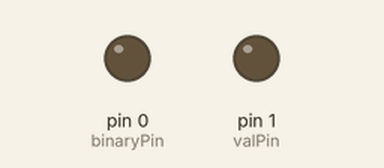
Recording of a sketch running on a simulated Arduino Uno, built with avr-gcc and run on an emulated ATmega328P. Parts: output pins drawn as LEDs (lit = HIGH).

Above: at 0.3 s.
Timing chart, 0 to 1.8 s (numbered marks = the images above):
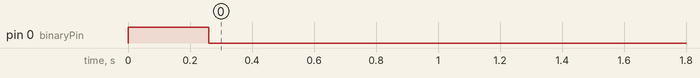

The sketch:

CapsenseSimpleTiny.ino
```cpp
// Simple Capacitive Sense Example

//Uses one input wire hooked up through a 330kOhm resistor to the Vin line
//Usually cap sensing requires two lines
//Adapted from: UdK DRL EIT

//Output Pin
int valPin = 1;      // select the pin for the LED
int binaryPin = 0;      // on or off if there is anything

//Pin hooked up to capactive load
int sensPin = A3;

int calibration = 0;
int previous;

float reading;

float fadeValue=255/2;
float fadeIncrease=0.25;


void setup() {
  // declare the valPin as an OUTPUT:
  pinMode(valPin, OUTPUT);
    pinMode(binaryPin, OUTPUT);

        digitalWrite(binaryPin, HIGH);

  // CAPACITIVE CALLIBRATION
  // calibrate pin:
  delay(100);
  for (int i = 0; i < 8; i++) {
    calibration += chargeTime(sensPin);
    delay(20);
  }
  calibration = (calibration + 4) / 8;
 // calibration = (calibration) / 8;

          digitalWrite(binaryPin, LOW);


}


void loop() {
  capSensing();

  if (reading>0){
      digitalWrite(binaryPin, HIGH);

   fadeValue= reading;
  }
  else{
          digitalWrite(binaryPin, LOW);

  fadeValue = 0;
  }

    analogWrite(valPin, fadeValue);

}


void capSensing(){
  // sensing on pin 3:
  int ctime = chargeTime(sensPin);
  reading = ctime - calibration;

   previous = ctime;
  delayMicroseconds(500);

}

byte chargeTime(byte pin)
{
  byte mask = (1 << pin);
  byte i;

  DDRB &= ~mask; // input
  PORTB |= mask; // pull-up on

  for (i = 0; i < 16; i++) {
    if (PINB & mask) break;
  }

  PORTB &= ~mask; // pull-up off
  DDRB |= mask; // discharge

  return i;
}


int chargeTimeArduSpeak(byte pin)
{

  //Testing out doing it in Ardu-speak
  //Works, i wonder if it is just slower or something?

/**/
  int i;
  pinMode(pin, INPUT);
  digitalWrite(pin, HIGH);

   for (i = 0; i < 160; i++) {
    if (digitalRead(pin)) break;
  }
  pinMode(pin, OUTPUT);
digitalWrite(pin, LOW);//added an extra?

  return i;
/**/
  /**
  byte mask = (1 << pin);
  int i;

  DDRB &= ~mask; // input
  PORTB |= mask; // pull-up on


  for (i = 0; i < 1555; i++) {
    if (PINB & mask) break;
  }

  PORTB &= ~mask; // pull-up off
  DDRB |= mask; // discharge

  return i;

  /**/
}
```
